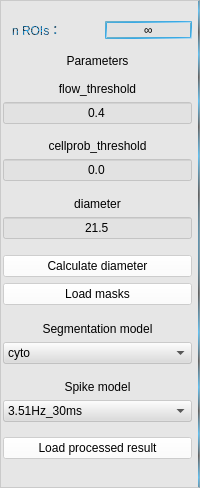
               <widget class="QFrame" name="frame_22">
                <property name="sizePolicy">
                 <sizepolicy hsizetype="Expanding" vsizetype="Preferred">
                  <horstretch>25</horstretch>
                  <verstretch>0</verstretch>
                 </sizepolicy>
                </property>
                <property name="minimumSize">
                 <size>
                  <width>172</width>
                  <height>488</height>
                 </size>
                </property>
                <property name="styleSheet">
                 <string notr="true">background-color:rgba(220, 220, 220, 120);
border-right:2px solid qradialgradient(spread:repeat, cx:0.5, cy:0.5, radius:0.077, fx:0.5, fy:0.5, stop:0 rgba(0, 169, 255, 147), stop:0.497326 rgba(0, 0, 0, 147), stop:1 rgba(0, 169, 255, 147));</string>
                </property>
                <property name="frameShape">
                 <enum>QFrame::StyledPanel</enum>
                </property>
                <property name="frameShadow">
                 <enum>QFrame::Raised</enum>
                </property>
                <layout class="QVBoxLayout" name="verticalLayout_4">
                 <property name="leftMargin">
                  <number>2</number>
                 </property>
                 <property name="rightMargin">
                  <number>7</number>
                 </property>
                 <item>
                  <widget class="QFrame" name="frame_24">
                   <property name="sizePolicy">
                    <sizepolicy hsizetype="Preferred" vsizetype="Expanding">
                     <horstretch>0</horstretch>
                     <verstretch>4</verstretch>
                    </sizepolicy>
                   </property>
                   <property name="styleSheet">
                    <string notr="true">background:transparent;
border:none;</string>
                   </property>
                   <property name="frameShape">
                    <enum>QFrame::StyledPanel</enum>
                   </property>
                   <property name="frameShadow">
                    <enum>QFrame::Raised</enum>
                   </property>
                   <layout class="QHBoxLayout" name="horizontalLayout_12">
                    <property name="rightMargin">
                     <number>0</number>
                    </property>
                    <item>
                     <widget class="QLabel" name="label_20">
                      <property name="layoutDirection">
                       <enum>Qt::LeftToRight</enum>
                      </property>
                      <property name="styleSheet">
                       <string notr="true">font: bold 12pt &quot;微软雅黑&quot;;
color:qradialgradient(spread:repeat, cx:0.5, cy:0.5, radius:0.077, fx:0.5, fy:0.5, stop:0 rgba(0, 149, 255, 220), stop:0.497326 rgba(0, 0, 0, 220) stop:1 rgba(0, 169, 255, 220));
</string>
                      </property>
                      <property name="text">
                       <string>n ROIs：</string>
                      </property>
                      <property name="alignment">
                       <set>Qt::AlignLeading|Qt::AlignLeft|Qt::AlignVCenter</set>
                      </property>
                     </widget>
                    </item>
                    <item>
                     <widget class="QLabel" name="label_n_roi">
                      <property name="styleSheet">
                       <string notr="true">background-color:rgba(220, 220, 220, 120);
border:2px solid qlineargradient(spread:pad, x1:0, y1:0, x2:1, y2:1, stop:0 rgba(107, 171, 184, 214), stop:0.545455 rgba(19, 157, 230, 211), stop:1 rgba(236, 241, 245, 232));
font: 75 10pt &quot;Adobe Gothic Std B&quot;;
font: 12pt &quot;Times New Roman&quot;;</string>
                      </property>
                      <property name="text">
                       <string>∞</string>
                      </property>
                      <property name="alignment">
                       <set>Qt::AlignCenter</set>
                      </property>
                     </widget>
                    </item>
                   </layout>
                  </widget>
                 </item>
                 <item>
                  <widget class="QLabel" name="label_15">
                   <property name="sizePolicy">
                    <sizepolicy hsizetype="Preferred" vsizetype="Expanding">
                     <horstretch>0</horstretch>
                     <verstretch>4</verstretch>
                    </sizepolicy>
                   </property>
                   <property name="styleSheet">
                    <string notr="true">background:transparent;
font: 75 12pt &quot;Adobe Gothic Std B&quot;;
border:none;</string>
                   </property>
                   <property name="text">
                    <string>Parameters</string>
                   </property>
                   <property name="alignment">
                    <set>Qt::AlignBottom|Qt::AlignHCenter</set>
                   </property>
                  </widget>
                 </item>
                 <item>
                  <widget class="QFrame" name="frame_29">
                   <property name="sizePolicy">
                    <sizepolicy hsizetype="Preferred" vsizetype="Expanding">
                     <horstretch>0</horstretch>
                     <verstretch>1</verstretch>
                    </sizepolicy>
                   </property>
                   <property name="styleSheet">
                    <string notr="true">background:transparent;
border:none;</string>
                   </property>
                   <property name="frameShape">
                    <enum>QFrame::StyledPanel</enum>
                   </property>
                   <property name="frameShadow">
                    <enum>QFrame::Raised</enum>
                   </property>
                  </widget>
                 </item>
                 <item>
                  <widget class="QLabel" name="label_12">
                   <property name="sizePolicy">
                    <sizepolicy hsizetype="Preferred" vsizetype="Expanding">
                     <horstretch>0</horstretch>
                     <verstretch>2</verstretch>
                    </sizepolicy>
                   </property>
                   <property name="styleSheet">
                    <string notr="true">background:transparent;
border:none;
font: 9pt &quot;微软雅黑&quot;;</string>
                   </property>
                   <property name="text">
                    <string>flow_threshold</string>
                   </property>
                   <property name="alignment">
                    <set>Qt::AlignCenter</set>
                   </property>
                  </widget>
                 </item>
                 <item>
                  <widget class="QLineEdit" name="lineEdit_flowthr">
                   <property name="sizePolicy">
                    <sizepolicy hsizetype="Expanding" vsizetype="Expanding">
                     <horstretch>0</horstretch>
                     <verstretch>1</verstretch>
                    </sizepolicy>
                   </property>
                   <property name="text">
                    <string>0.4</string>
                   </property>
                   <property name="alignment">
                    <set>Qt::AlignCenter</set>
                   </property>
                  </widget>
                 </item>
                 <item>
                  <widget class="QFrame" name="frame_25">
                   <property name="sizePolicy">
                    <sizepolicy hsizetype="Preferred" vsizetype="Expanding">
                     <horstretch>0</horstretch>
                     <verstretch>2</verstretch>
                    </sizepolicy>
                   </property>
                   <property name="styleSheet">
                    <string notr="true">background:transparent;
border:none;</string>
                   </property>
                   <property name="frameShape">
                    <enum>QFrame::StyledPanel</enum>
                   </property>
                   <property name="frameShadow">
                    <enum>QFrame::Raised</enum>
                   </property>
                  </widget>
                 </item>
                 <item>
                  <widget class="QLabel" name="label_11">
                   <property name="sizePolicy">
                    <sizepolicy hsizetype="Preferred" vsizetype="Expanding">
                     <horstretch>0</horstretch>
                     <verstretch>1</verstretch>
                    </sizepolicy>
                   </property>
                   <property name="styleSheet">
                    <string notr="true">background:transparent;
border:none;
font: 9pt &quot;微软雅黑&quot;;</string>
                   </property>
                   <property name="text">
                    <string>cellprob_threshold</string>
                   </property>
                   <property name="alignment">
                    <set>Qt::AlignCenter</set>
                   </property>
                  </widget>
                 </item>
                 <item>
                  <widget class="QLineEdit" name="lineEdit_cellprobthr">
                   <property name="sizePolicy">
                    <sizepolicy hsizetype="Expanding" vsizetype="Expanding">
                     <horstretch>0</horstretch>
                     <verstretch>1</verstretch>
                    </sizepolicy>
                   </property>
                   <property name="text">
                    <string>0.0</string>
                   </property>
                   <property name="alignment">
                    <set>Qt::AlignCenter</set>
                   </property>
                  </widget>
                 </item>
                 <item>
                  <widget class="QFrame" name="frame_26">
                   <property name="sizePolicy">
                    <sizepolicy hsizetype="Preferred" vsizetype="Expanding">
                     <horstretch>0</horstretch>
                     <verstretch>2</verstretch>
                    </sizepolicy>
                   </property>
                   <property name="styleSheet">
                    <string notr="true">background:transparent;
border:none;</string>
                   </property>
                   <property name="frameShape">
                    <enum>QFrame::StyledPanel</enum>
                   </property>
                   <property name="frameShadow">
                    <enum>QFrame::Raised</enum>
                   </property>
                  </widget>
                 </item>
                 <item>
                  <widget class="QLabel" name="label_28">
                   <property name="sizePolicy">
                    <sizepolicy hsizetype="Preferred" vsizetype="Expanding">
                     <horstretch>0</horstretch>
                     <verstretch>2</verstretch>
                    </sizepolicy>
                   </property>
                   <property name="styleSheet">
                    <string notr="true">background:transparent;
border:none;
font: 9pt &quot;微软雅黑&quot;;</string>
                   </property>
                   <property name="text">
                    <string>diameter</string>
                   </property>
                   <property name="alignment">
                    <set>Qt::AlignCenter</set>
                   </property>
                  </widget>
                 </item>
                 <item>
                  <widget class="QLineEdit" name="lineEdit_diameter">
                   <property name="sizePolicy">
                    <sizepolicy hsizetype="Expanding" vsizetype="Expanding">
                     <horstretch>0</horstretch>
                     <verstretch>1</verstretch>
                    </sizepolicy>
                   </property>
                   <property name="text">
                    <string>21.5</string>
                   </property>
                   <property name="alignment">
                    <set>Qt::AlignCenter</set>
                   </property>
                  </widget>
                 </item>
                 <item>
                  <widget class="QFrame" name="frame_43">
                   <property name="sizePolicy">
                    <sizepolicy hsizetype="Preferred" vsizetype="Expanding">
                     <horstretch>0</horstretch>
                     <verstretch>2</verstretch>
                    </sizepolicy>
                   </property>
                   <property name="styleSheet">
                    <string notr="true">background:transparent;
border:none;</string>
                   </property>
                   <property name="frameShape">
                    <enum>QFrame::StyledPanel</enum>
                   </property>
                   <property name="frameShadow">
                    <enum>QFrame::Raised</enum>
                   </property>
                  </widget>
                 </item>
                 <item>
                  <widget class="QPushButton" name="pushButton_cal_diameter">
                   <property name="sizePolicy">
                    <sizepolicy hsizetype="Minimum" vsizetype="Expanding">
                     <horstretch>0</horstretch>
                     <verstretch>2</verstretch>
                    </sizepolicy>
                   </property>
                   <property name="styleSheet">
                    <string notr="true">QPushButton{
background-color:rgba(255,255,255,150);
font: 9pt &quot;微软雅黑&quot;;
}
QPushButton:hover
{
margin:1px;
}</string>
                   </property>
                   <property name="text">
                    <string>Calculate diameter</string>
                   </property>
                  </widget>
                 </item>
                 <item>
                  <widget class="QPushButton" name="pushButton_load_masks">
                   <property name="styleSheet">
                    <string notr="true">QPushButton{
background-color:rgba(255,255,255,150);
font: 9pt &quot;微软雅黑&quot;;
}
QPushButton:hover
{
margin:1px;
}</string>
                   </property>
                   <property name="text">
                    <string>Load masks</string>
                   </property>
                  </widget>
                 </item>
                 <item>
                  <widget class="QFrame" name="frame_28">
                   <property name="sizePolicy">
                    <sizepolicy hsizetype="Preferred" vsizetype="Expanding">
                     <horstretch>0</horstretch>
                     <verstretch>3</verstretch>
                    </sizepolicy>
                   </property>
                   <property name="styleSheet">
                    <string notr="true">background:transparent;
border:none;</string>
                   </property>
                   <property name="frameShape">
                    <enum>QFrame::StyledPanel</enum>
                   </property>
                   <property name="frameShadow">
                    <enum>QFrame::Raised</enum>
                   </property>
                   <widget class="QCheckBox" name="checkBox_basecor">
                    <property name="geometry">
                     <rect>
                      <x>10</x>
                      <y>10</y>
                      <width>191</width>
                      <height>31</height>
                     </rect>
                    </property>
                    <property name="sizePolicy">
                     <sizepolicy hsizetype="Minimum" vsizetype="Expanding">
                      <horstretch>0</horstretch>
                      <verstretch>0</verstretch>
                     </sizepolicy>
                    </property>
                    <property name="layoutDirection">
                     <enum>Qt::RightToLeft</enum>
                    </property>
                    <property name="autoFillBackground">
                     <bool>false</bool>
                    </property>
                    <property name="styleSheet">
                     <string notr="true">background: transparent;
border: transparent;
font: 10pt &quot;微软雅黑&quot;;</string>
                    </property>
                    <property name="text">
                     <string>Bas correction</string>
                    </property>
                   </widget>
                   <widget class="QCheckBox" name="checkBox_maskfix">
                    <property name="geometry">
                     <rect>
                      <x>-30</x>
                      <y>10</y>
                      <width>121</width>
                      <height>31</height>
                     </rect>
                    </property>
                    <property name="layoutDirection">
                     <enum>Qt::RightToLeft</enum>
                    </property>
                    <property name="styleSheet">
                     <string notr="true">background: transparent;
border: transparent;
font: 10pt &quot;微软雅黑&quot;;</string>
                    </property>
                    <property name="text">
                     <string>Mask fixed</string>
                    </property>
                   </widget>
                  </widget>
                 </item>
                 <item>
                  <widget class="QLabel" name="label_13">
                   <property name="sizePolicy">
                    <sizepolicy hsizetype="Preferred" vsizetype="Expanding">
                     <horstretch>0</horstretch>
                     <verstretch>2</verstretch>
                    </sizepolicy>
                   </property>
                   <property name="styleSheet">
                    <string notr="true">background:transparent;
border:none;
font: 9pt &quot;微软雅黑&quot;;</string>
                   </property>
                   <property name="text">
                    <string>Segmentation model</string>
                   </property>
                   <property name="alignment">
                    <set>Qt::AlignCenter</set>
                   </property>
                  </widget>
                 </item>
                 <item>
                  <widget class="QComboBox" name="comboBox_segmodel">
                   <property name="sizePolicy">
                    <sizepolicy hsizetype="Preferred" vsizetype="Expanding">
                     <horstretch>0</horstretch>
                     <verstretch>1</verstretch>
                    </sizepolicy>
                   </property>
                   <property name="styleSheet">
                    <string notr="true">QComboBox{
font: 9pt &quot;微软雅黑&quot;;
}

QComboBox QAbstractItemView {
background:white;
} </string>
                   </property>
                   <item>
                    <property name="text">
                     <string>cyto</string>
                    </property>
                   </item>
                   <item>
                    <property name="text">
                     <string>cyto2</string>
                    </property>
                   </item>
                  </widget>
                 </item>
                 <item>
                  <widget class="QFrame" name="frame_27">
                   <property name="sizePolicy">
                    <sizepolicy hsizetype="Preferred" vsizetype="Expanding">
                     <horstretch>0</horstretch>
                     <verstretch>2</verstretch>
                    </sizepolicy>
                   </property>
                   <property name="styleSheet">
                    <string notr="true">background:transparent;
border:none;</string>
                   </property>
                   <property name="frameShape">
                    <enum>QFrame::StyledPanel</enum>
                   </property>
                   <property name="frameShadow">
                    <enum>QFrame::Raised</enum>
                   </property>
                  </widget>
                 </item>
                 <item>
                  <widget class="QLabel" name="label_14">
                   <property name="sizePolicy">
                    <sizepolicy hsizetype="Preferred" vsizetype="Expanding">
                     <horstretch>0</horstretch>
                     <verstretch>2</verstretch>
                    </sizepolicy>
                   </property>
                   <property name="styleSheet">
                    <string notr="true">background:transparent;
border:none;
font: 9pt &quot;微软雅黑&quot;;</string>
                   </property>
                   <property name="text">
                    <string>Spike model</string>
                   </property>
                   <property name="alignment">
                    <set>Qt::AlignCenter</set>
                   </property>
                  </widget>
                 </item>
                 <item>
                  <widget class="QComboBox" name="comboBox_spikemodel">
                   <property name="sizePolicy">
                    <sizepolicy hsizetype="Preferred" vsizetype="Expanding">
                     <horstretch>0</horstretch>
                     <verstretch>1</verstretch>
                    </sizepolicy>
                   </property>
                   <property name="styleSheet">
                    <string notr="true">QComboBox{
font: 9pt &quot;微软雅黑&quot;;
}

QComboBox QAbstractItemView {
background:white;
} </string>
                   </property>
                   <item>
                    <property name="text">
                     <string>3.51Hz_30ms</string>
                    </property>
                   </item>
                  </widget>
                 </item>
                 <item>
                  <widget class="QFrame" name="frame_38">
                   <property name="sizePolicy">
                    <sizepolicy hsizetype="Preferred" vsizetype="Expanding">
                     <horstretch>0</horstretch>
                     <verstretch>2</verstretch>
                    </sizepolicy>
                   </property>
                   <property name="styleSheet">
                    <string notr="true">background:transparent;
border:none;</string>
                   </property>
                   <property name="frameShape">
                    <enum>QFrame::StyledPanel</enum>
                   </property>
                   <property name="frameShadow">
                    <enum>QFrame::Raised</enum>
                   </property>
                  </widget>
                 </item>
                 <item>
                  <widget class="QPushButton" name="pushButton_load_result">
                   <property name="sizePolicy">
                    <sizepolicy hsizetype="Ignored" vsizetype="Expanding">
                     <horstretch>0</horstretch>
                     <verstretch>1</verstretch>
                    </sizepolicy>
                   </property>
                   <property name="styleSheet">
                    <string notr="true">QPushButton{
background-color:rgba(255,255,255,150);
font: 9pt &quot;微软雅黑&quot;;
}
QPushButton:hover
{
margin:1px;
}</string>
                   </property>
                   <property name="text">
                    <string>Load processed result</string>
                   </property>
                  </widget>
                 </item>
                 <item>
                  <widget class="QFrame" name="frame_44">
                   <property name="sizePolicy">
                    <sizepolicy hsizetype="Preferred" vsizetype="Expanding">
                     <horstretch>0</horstretch>
                     <verstretch>6</verstretch>
                    </sizepolicy>
                   </property>
                   <property name="styleSheet">
                    <string notr="true">background:transparent;
border:none;</string>
                   </property>
                   <property name="frameShape">
                    <enum>QFrame::StyledPanel</enum>
                   </property>
                   <property name="frameShadow">
                    <enum>QFrame::Raised</enum>
                   </property>
                  </widget>
                 </item>
                </layout>
               </widget>
